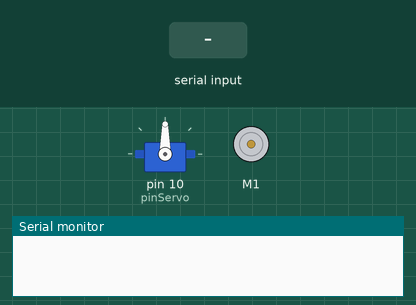
A sketch run on a simulated Arduino Mega 2560, built with avr-gcc and run on an emulated ATmega2560. Shown: servo, DC motor (green arrow = forward, orange = backward, longer = faster), the last lines printed to the serial monitor. Inputs (shaded band) come from the test bench.

Above: at 1.2 s.
1.3 s: "S90\n" received over Serial
2.8 s: "F90\n" received over Serial
At 3.3 s:
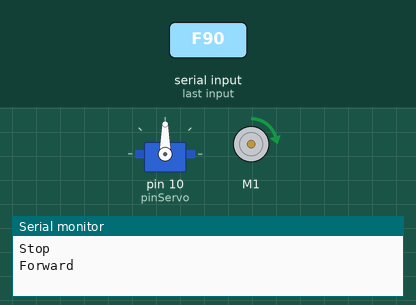
4.3 s: "B90\n" received over Serial
At 5.5 s:
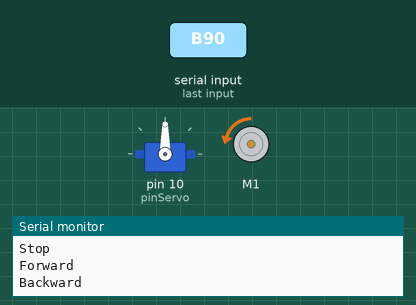
5.8 s: "L90\n" received over Serial
At 6.8 s:
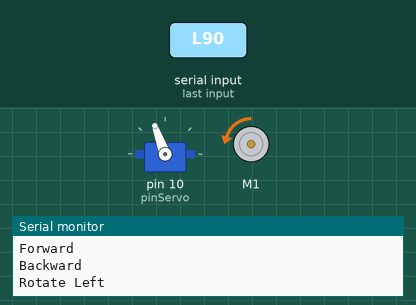
7.3 s: "R90\n" received over Serial
At 8.0 s:
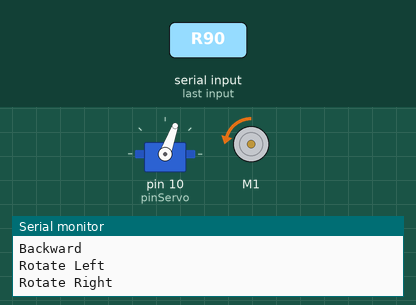
8.8 s: "90,45\n" received over Serial
At 9.2 s:
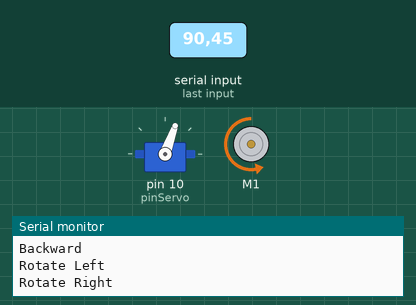
Timing chart, 0 to 11.3 s (numbered marks = the images above; inputs shaded):
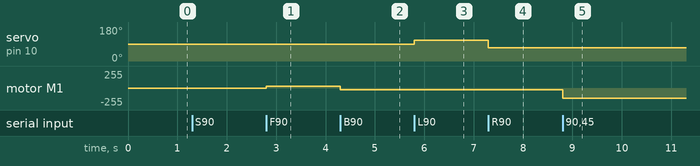

Measured:
- after the input at 2.8 s, motor M1: stopped → forward 25/255 at once
- after the input at 4.3 s, motor M1: forward 25/255 → backward 25/255 at once
- after the input at 5.8 s, servo on pin 10 (pinServo): 90° → 110° at once
- after the input at 7.3 s, servo on pin 10 (pinServo): 110° → 70° at once
- after the input at 8.8 s, motor M1: backward 25/255 → backward 150/255 at once

The sketch:

ArduinoCarSketch_NO_BTH.ino
```cpp
#include <SoftwareSerial.h> //the library for seial communication
#include <Servo.h>
#include <AFMotor.h> // the library for the Adafruit L293 Arduino Motor Shield

char incomingCommand = '~'; // for incoming serial data
int speed_min = 0; //the minimum "speed" the motors will turn - take it lower and motors don't turn
int speed_max = 255; //the maximum "speed" the motors will turn – you can’t put in higher
int pinServo = 10;
int pinState = 22;
int avanti = 90, destra = 70, sinistra = 110;

Servo sterzo;

int speedM = speed_max;       //speed
int steerAngle = avanti;      //steer var
AF_DCMotor motor(1);          // create motor #3, 1KHz pwm

void setup() {
  //Serial.begin(9600);         //For Debugging
  Serial.begin(38400);       //Bluetooth module
  sterzo.attach(pinServo);    //Steer Servo
}

void loop() {
  incomingCommand = 'K';      //This is an unused char command
  //Check if no bluetooth connection
  if (false) {
    motor.run(RELEASE);
    sterzo.write(avanti);
    Serial.println("Stop\n");//display message for test purposes
  }
  else {
    if (Serial.available() > 0) {
      incomingCommand = Serial.read();
    }
    if (incomingCommand >= 48 && incomingCommand <= 57) {
      //Manage speed
      speedM = (((speed_max - speed_min) / 10) * ((incomingCommand - 48) + 1)) + speed_min;
      motor.setSpeed(speedM);
    } else if (incomingCommand >= 85 && incomingCommand <= 126) {
      //Manage Steering from [85, 126] to [destra, sinistra]
      steerAngle = map(incomingCommand, 85, 126, sinistra, destra);
      sterzo.write(steerAngle);
      Serial.println(steerAngle);
    } else {
      switch (incomingCommand)
      {
        case 'S':              // stop all motors
          { motor.run(RELEASE); // stopped
            Serial.println("Stop\n"); //display message for test purposes when connected to a serial monitor
          }
          break;
        case 'F':              // Go Forward
          {
            motor.run(FORWARD);
            Serial.println("Forward\n");//display message for test purposes when connected to a serial monitor
          }
          break;
        case 'B':              // Go Backward
          { motor.run(BACKWARD);
            Serial.println("Backward\n");//display message for test purposes when connected to a serial monitor
          }
          break;
        case 'L':              // turn left
          {
            steerAngle = sinistra;
            sterzo.write(sinistra);
            Serial.println("Rotate Left\n");//display message for test purposes
          }
          break;
        case 'R':              // turn right
          {
            steerAngle = destra;
            sterzo.write(destra);
            Serial.println("Rotate Right\n");//display message for test purposes
          }
          break;
        case 'T':              // steer front
          { steerAngle = avanti;
            sterzo.write(avanti);
            Serial.println("Steer Front\n");//display message for test purposes
          }
          break;
        case 'D':              // stop all
          { motor.run(RELEASE);
            steerAngle = avanti;
            sterzo.write(avanti);
          }
          break;
      }
    }
  }
}
```
